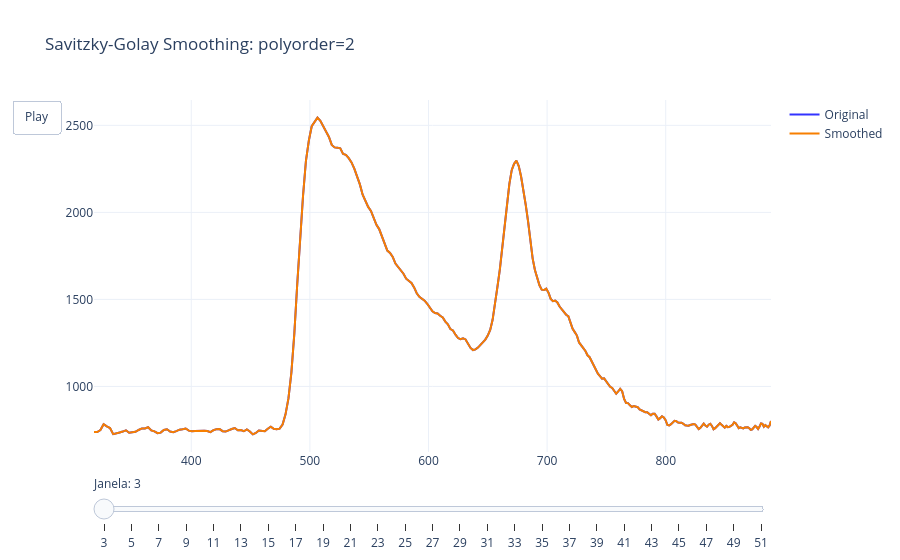

This figure's notebook cell:
### Code cell
# Parâmetros
window_lengths = np.arange(3, 52, 2)  # apenas ímpares de 3 a 51
polyorder = 2
frames = []

# Criação dos frames
for wl in window_lengths:
    if wl >= len(spectrum):
        continue  # pula se a janela for maior que o espectro
    smoothed = savgol_filter(spectrum, window_length=wl, polyorder=polyorder)
    
    frames.append(go.Frame(
        data=[
            go.Scatter(x=x, y=spectrum, name="Original", line=dict(color="blue"), opacity=0.8),
            go.Scatter(x=x, y=smoothed, name=f"Smoothed", line=dict(color="#f77f00")),
            

        ],
        name=f"wl={wl}"
    ))

# Figura base com o primeiro frame (janela mínima)
first_smoothed = savgol_filter(spectrum, window_length=window_lengths[0], polyorder=polyorder)

fig = go.Figure(
    data=[
        go.Scatter(x=x, y=spectrum, name="Original", line=dict(color="blue"), opacity=0.8),
        go.Scatter(x=x, y=first_smoothed, name="Smoothed", line=dict(color='#f77f00')),
        
        
    ],
    layout=go.Layout(
        title=f"Savitzky-Golay Smoothing: polyorder={polyorder}",
        updatemenus=[{
            "type": "buttons",
            "showactive": False,
            "buttons": [{
                "label": "Play",
                "method": "animate",
                "args": [None, {"frame": {"duration": 600, "redraw": True},
                               "fromcurrent": True}]
            }]
        }],
        sliders=[{
            "steps": [{
                "label": f"{wl}",
                "method": "animate",
                "args": [[f"wl={wl}"], {"frame": {"duration": 0, "redraw": True}, "mode": "immediate"}]
            } for wl in window_lengths if wl < len(spectrum)],
            "currentvalue": {"prefix": "Janela: "}
        }]
    ),
    frames=frames
)

fig.update_layout(
    template='plotly_white'
)

fig.show()

### Figure 1 — Plotly figure (JSON) as saved in the notebook; plotly's stock layout.template omitted (floating-point values rounded to 4 significant figures; data arrays with more than 128 entries replaced by an {"elided": "..."} marker saying what was removed)
{"data": [{"line": {"color": "blue"}, "name": "Original", "opacity": 0.8, "type": "scatter", "x": {"elided": "288 float values"}, "y": {"elided": "288 float values"}}, {"line": {"color": "#f77f00"}, "name": "Smoothed", "type": "scatter", "x": {"elided": "288 float values"}, "y": {"elided": "288 float values"}}], "layout": {"sliders": [{"currentvalue": {"prefix": "Janela: "}, "steps": [{"args": [["wl=3"], {"frame": {"duration": 0, "redraw": true}, "mode": "immediate"}], "label": "3", "method": "animate"}, {"args": [["wl=5"], {"frame": {"duration": 0, "redraw": true}, "mode": "immediate"}], "label": "5", "method": "animate"}, {"args": [["wl=7"], {"frame": {"duration": 0, "redraw": true}, "mode": "immediate"}], "label": "7", "method": "animate"}, {"args": [["wl=9"], {"frame": {"duration": 0, "redraw": true}, "mode": "immediate"}], "label": "9", "method": "animate"}, {"args": [["wl=11"], {"frame": {"duration": 0, "redraw": true}, "mode": "immediate"}], "label": "11", "method": "animate"}, {"args": [["wl=13"], {"frame": {"duration": 0, "redraw": true}, "mode": "immediate"}], "label": "13", "method": "animate"}, {"args": [["wl=15"], {"frame": {"duration": 0, "redraw": true}, "mode": "immediate"}], "label": "15", "method": "animate"}, {"args": [["wl=17"], {"frame": {"duration": 0, "redraw": true}, "mode": "immediate"}], "label": "17", "method": "animate"}, {"args": [["wl=19"], {"frame": {"duration": 0, "redraw": true}, "mode": "immediate"}], "label": "19", "method": "animate"}, {"args": [["wl=21"], {"frame": {"duration": 0, "redraw": true}, "mode": "immediate"}], "label": "21", "method": "animate"}, {"args": [["wl=23"], {"frame": {"duration": 0, "redraw": true}, "mode": "immediate"}], "label": "23", "method": "animate"}, {"args": [["wl=25"], {"frame": {"duration": 0, "redraw": true}, "mode": "immediate"}], "label": "25", "method": "animate"}, {"args": [["wl=27"], {"frame": {"duration": 0, "redraw": true}, "mode": "immediate"}], "label": "27", "method": "animate"}, {"args": [["wl=29"], {"frame": {"duration": 0, "redraw": true}, "mode": "immediate"}], "label": "29", "method": "animate"}, {"args": [["wl=31"], {"frame": {"duration": 0, "redraw": true}, "mode": "immediate"}], "label": "31", "method": "animate"}, {"args": [["wl=33"], {"frame": {"duration": 0, "redraw": true}, "mode": "immediate"}], "label": "33", "method": "animate"}, {"args": [["wl=35"], {"frame": {"duration": 0, "redraw": true}, "mode": "immediate"}], "label": "35", "method": "animate"}, {"args": [["wl=37"], {"frame": {"duration": 0, "redraw": true}, "mode": "immediate"}], "label": "37", "method": "animate"}, {"args": [["wl=39"], {"frame": {"duration": 0, "redraw": true}, "mode": "immediate"}], "label": "39", "method": "animate"}, {"args": [["wl=41"], {"frame": {"duration": 0, "redraw": true}, "mode": "immediate"}], "label": "41", "method": "animate"}, {"args": [["wl=43"], {"frame": {"duration": 0, "redraw": true}, "mode": "immediate"}], "label": "43", "method": "animate"}, {"args": [["wl=45"], {"frame": {"duration": 0, "redraw": true}, "mode": "immediate"}], "label": "45", "method": "animate"}, {"args": [["wl=47"], {"frame": {"duration": 0, "redraw": true}, "mode": "immediate"}], "label": "47", "method": "animate"}, {"args": [["wl=49"], {"frame": {"duration": 0, "redraw": true}, "mode": "immediate"}], "label": "49", "method": "animate"}, {"args": [["wl=51"], {"frame": {"duration": 0, "redraw": true}, "mode": "immediate"}], "label": "51", "method": "animate"}]}], "title": {"text": "Savitzky-Golay Smoothing: polyorder=2"}, "updatemenus": [{"buttons": [{"args": [null, {"frame": {"duration": 600, "redraw": true}, "fromcurrent": true}], "label": "Play", "method": "animate"}], "showactive": false, "type": "buttons"}]}}
